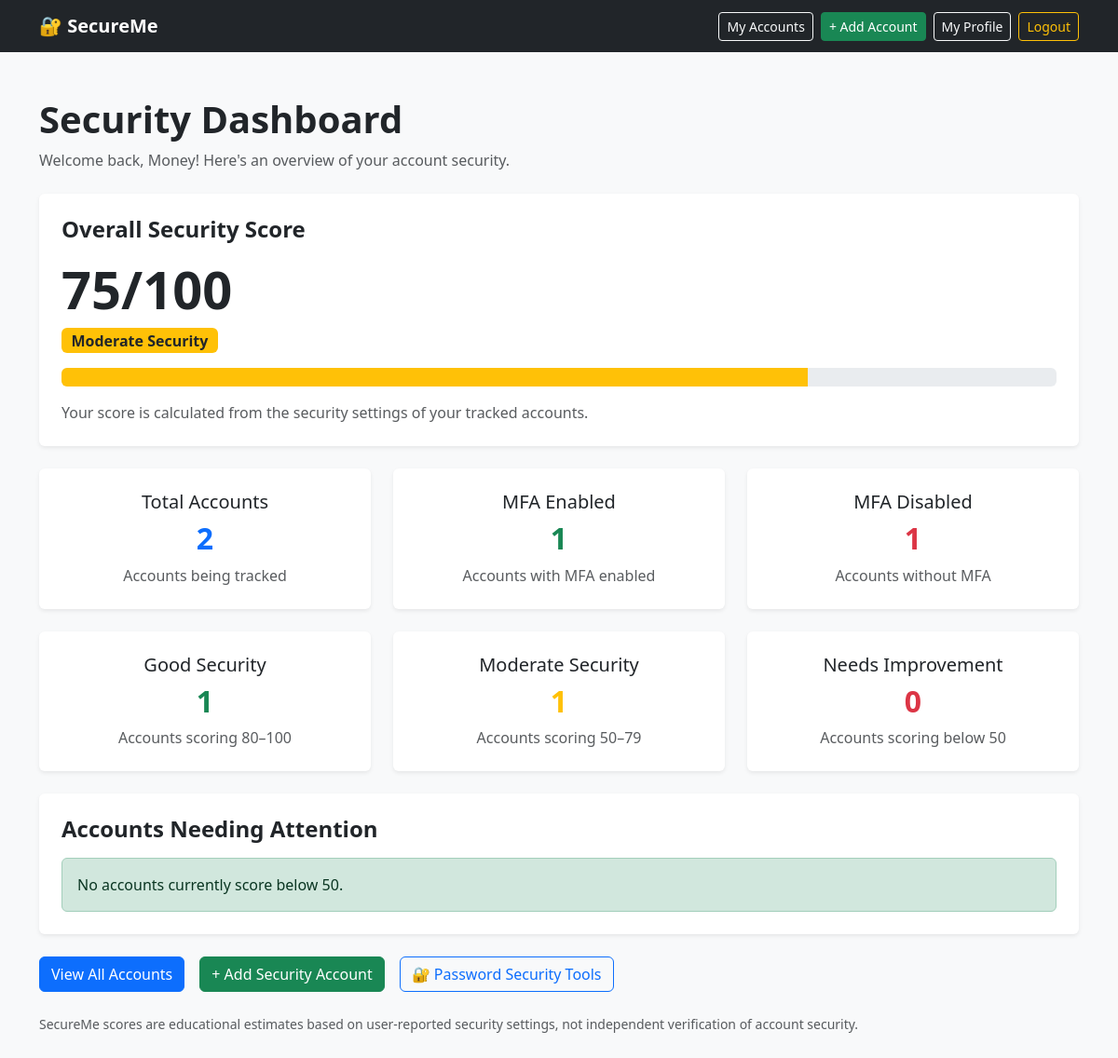
The app's page / (signed in), older data.
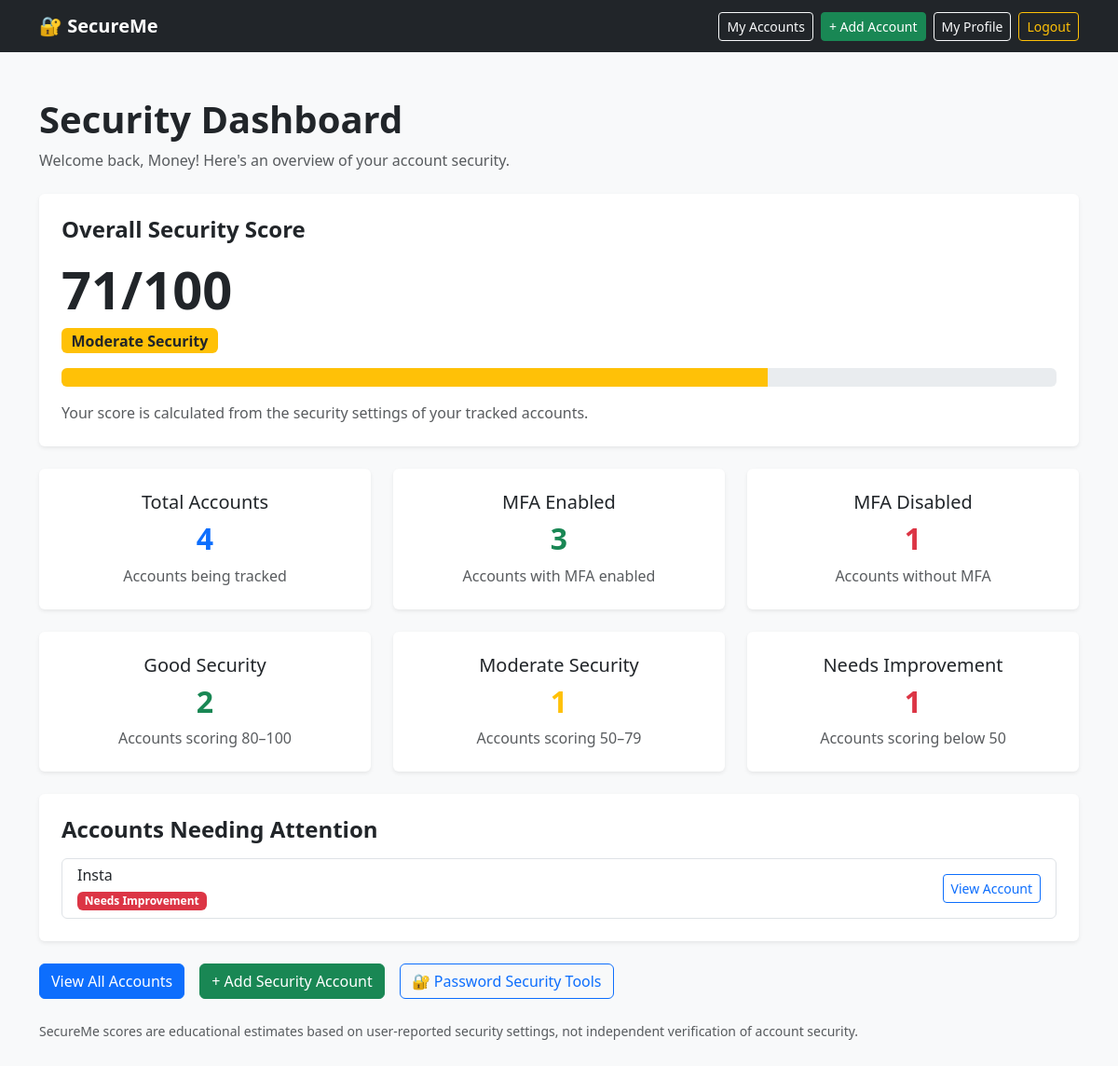
The same page, newer data.
### dashboard/models.py (models this page shows, shortened)
class SecurityAccount(models.Model):
    user = models.ForeignKey(
        settings.AUTH_USER_MODEL,
        on_delete=models.CASCADE,
        related_name="security_accounts"
    )
    account_name = models.CharField(
        max_length=100
    )
    website = models.CharField(
        max_length=200,
        blank=True
    )
    mfa_enabled = models.BooleanField(
        default=False
    )
    password_unique = models.BooleanField(
        default=False
    )
    password_strength = models.CharField(
        max_length=20,
        choices=[
            ("Weak", "Weak"),
            ("Medium", "Medium"),
            ("Strong", "Strong"),
        ],
        default="Weak"
    )
    recovery_updated = models.BooleanField(
        default=False
    )
    def calculate_security_score(self):
        score = 0
        if self.mfa_enabled:
            score += 35
        if self.password_strength == "Strong":
            score += 30
        elif self.password_strength == "Medium":
            score += 15
        if self.password_unique:
            score += 20
        if self.recovery_updated:
            score += 15
        return score

### dashboard/views.py (the view)
# urls.py: 2. Add a URL to urlpatterns:  path('', views.home, name='home')
@login_required
def home(request):
    accounts = SecurityAccount.objects.filter(
        user=request.user
    )
    total_accounts = accounts.count()
    mfa_enabled = accounts.filter(
        mfa_enabled=True
    ).count()
    mfa_disabled = accounts.filter(
        mfa_enabled=False
    ).count()
    total_score = 0
    good_security = 0
    moderate_security = 0
    needs_improvement = 0
    accounts_needing_attention = []
    for account in accounts:
        score = account.calculate_security_score()
        total_score += score
        if score >= 80:
            good_security += 1
        elif score >= 50:
            moderate_security += 1
        else:
            needs_improvement += 1
            accounts_needing_attention.append(account)
    if total_accounts > 0:
        overall_score = round(
            total_score / total_accounts
        )
    else:
        overall_score = 0
    if total_accounts == 0:
        overall_level = "No Accounts"
    elif overall_score >= 80:
        overall_level = "Good"
    elif overall_score >= 50:
        overall_level = "Moderate"
    else:
        overall_level = "Needs Improvement"
    context = {
        "overall_score": overall_score,
        "overall_level": overall_level,
        "total_accounts": total_accounts,
        "mfa_enabled": mfa_enabled,
        "mfa_disabled": mfa_disabled,
        "good_security": good_security,
        "moderate_security": moderate_security,
        "needs_improvement": needs_improvement,
        "accounts_needing_attention": accounts_needing_attention,
    }
    return render(
        request,
        "dashboard/home.html",
        context
    )

### dashboard/templates/dashboard/home.html (shortened to what the changed rows need)
<!DOCTYPE html>
<html lang="en">
<head>
    <link
        href="https://cdn.jsdelivr.net/npm/bootstrap@5.3.3/dist/css/bootstrap.min.css"
        rel="stylesheet"
    >
</head>
<body class="bg-light">
    <main class="container py-5">
        <div class="mb-4">
            <h1 class="fw-bold">
                Security Dashboard
            </h1>
        </div>
        <div class="card shadow-sm border-0 mb-4">
            <div class="card-body p-4">
                <h4 class="fw-bold">
                    Overall Security Score
                </h4>
                {% if total_accounts > 0 %}
                    <h1 class="display-4 fw-bold mt-3">
                        {{ overall_score }}/100
                    </h1>
                    <p>
                        {% if overall_level == "Good" %}
                            <span class="badge bg-success fs-6">
                                Good Security
                            </span>
                        {% elif overall_level == "Moderate" %}
                            <span class="badge bg-warning text-dark fs-6">
                                Moderate Security
                            </span>
                        {% else %}
                            <span class="badge bg-danger fs-6">
                                Needs Improvement
                            </span>
                        {% endif %}
                    </p>
                    <div class="progress"
                        role="progressbar"
                        aria-label="Overall security score"
                        aria-valuenow="{{ overall_score }}"
                        aria-valuemin="0"
                        aria-valuemax="100"
                        style="height: 20px;">
                        {% if overall_score >= 80 %}
                            <div class="progress-bar bg-success" style="width: {{ overall_score }}%;">
                            </div>
                        {% elif overall_score >= 50 %}
                            <div class="progress-bar bg-warning" style="width: {{ overall_score }}%;">
                            </div>
                        {% else %}
                            <div class="progress-bar bg-danger" style="width: {{ overall_score }}%;">
                            </div>
                        {% endif %}
                    </div>
                    <p class="text-muted mt-3 mb-0">
                        Your score is calculated from the
                        security settings of your tracked accounts.
                    </p>
                {% endif %}
            </div>
        </div>
        <div class="row g-4 mb-4">
            <div class="col-12 col-md-6 col-lg-4">
                <div class="card shadow-sm border-0 h-100">
                    <div class="card-body text-center p-4">
                        <h5>Total Accounts</h5>
                        <h2 class="fw-bold text-primary">
                            {{ total_accounts }}
                        </h2>
                        <p class="text-muted mb-0">
                            Accounts being tracked
                        </p>
                    </div>
                </div>
            </div>
            <div class="col-12 col-md-6 col-lg-4">
                <div class="card shadow-sm border-0 h-100">
                    <div class="card-body text-center p-4">
                        <h5>MFA Enabled</h5>
                        <h2 class="fw-bold text-success">
                            {{ mfa_enabled }}
                        </h2>
                        <p class="text-muted mb-0">
                            Accounts with MFA enabled
                        </p>
                    </div>
                </div>
            </div>
            <div class="col-12 col-md-6 col-lg-4">
                <div class="card shadow-sm border-0 h-100">
                    <div class="card-body text-center p-4">
                        <h2 class="fw-bold text-danger">
                            {{ mfa_disabled }}
                        </h2>
                    </div>
                </div>
            </div>
            <div class="col-12 col-md-6 col-lg-4">
                <div class="card shadow-sm border-0 h-100">
                    <div class="card-body text-center p-4">
                        <h5>Good Security</h5>
                        <h2 class="fw-bold text-success">
                            {{ good_security }}
                        </h2>
                        <p class="text-muted mb-0">
                            Accounts scoring 80–100
                        </p>
                    </div>
                </div>
            </div>
            <div class="col-12 col-md-6 col-lg-4">
                <div class="card shadow-sm border-0 h-100">
                    <div class="card-body text-center p-4">
                        <h2 class="fw-bold text-warning">
                            {{ moderate_security }}
                        </h2>
                    </div>
                </div>
            </div>
            <div class="col-12 col-md-6 col-lg-4">
                <div class="card shadow-sm border-0 h-100">
                    <div class="card-body text-center p-4">
                        <h5>Needs Improvement</h5>
                        <h2 class="fw-bold text-danger">
                            {{ needs_improvement }}
                        </h2>
                        <p class="text-muted mb-0">
                            Accounts scoring below 50
                        </p>
                    </div>
                </div>
            </div>
        </div>
        <div class="card shadow-sm border-0">
            <div class="card-body p-4">
                <h4 class="fw-bold mb-3">
                    Accounts Needing Attention
                </h4>
                {% if accounts_needing_attention %}
                    <div class="list-group">
                        {% for account in accounts_needing_attention %}
                            <div class="list-group-item">
                                <div class="d-flex flex-wrap
                                            justify-content-between
                                            align-items-center gap-2">
                                    <div>
                                        <h6 class="mb-1">
                                            {{ account.account_name }}
                                        </h6>
                                        <span class="badge bg-danger">
                                            Needs Improvement
                                        </span>
                                    </div>
                                    <a href="{% url 'account_detail' account.id %}"
                                        class="btn btn-outline-primary btn-sm">
                                        View Account
                                    </a>
                                </div>
                            </div>
                        {% endfor %}
                    </div>
                {% else %}
                    {% if total_accounts == 0 %}
                        <p class="text-muted mb-0">
                            Add an account to begin your security assessment.
                        </p>
                    {% else %}
                        <div class="alert alert-success mb-0">
                            No accounts currently score below 50.
                        </div>
                    {% endif %}
                {% endif %}
            </div>
        </div>
    </main>
</body>
</html>

Row changes from the older to the newer data that the page shows:
added SecurityAccount: account_name "Insta"
Text that changed along with them:
{{ overall_score }}: "75" → "71"
{{ overall_score }}: 75 → 71 (drawn)
{{ total_accounts }}: "2" → "4"
{{ mfa_enabled }}: "1" → "3"
{{ good_security }}: "1" → "2"
{{ needs_improvement }}: "0" → "1"
text no longer shown: "No accounts currently score below 50."
